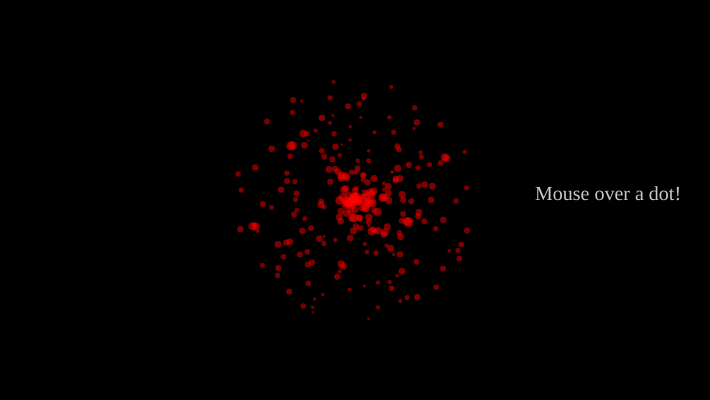
Frame 1 (no input)
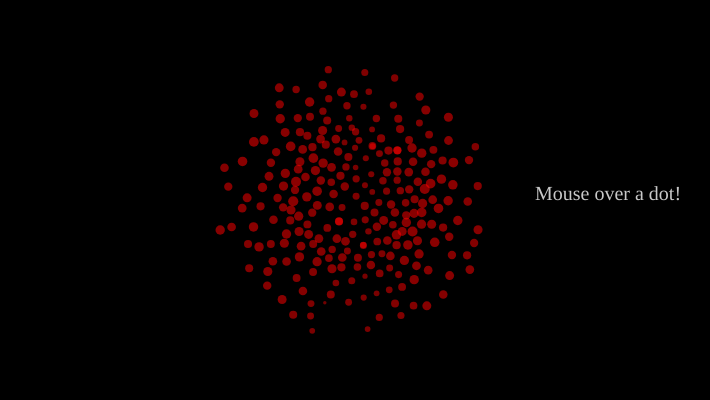
Frame 60 (no input)
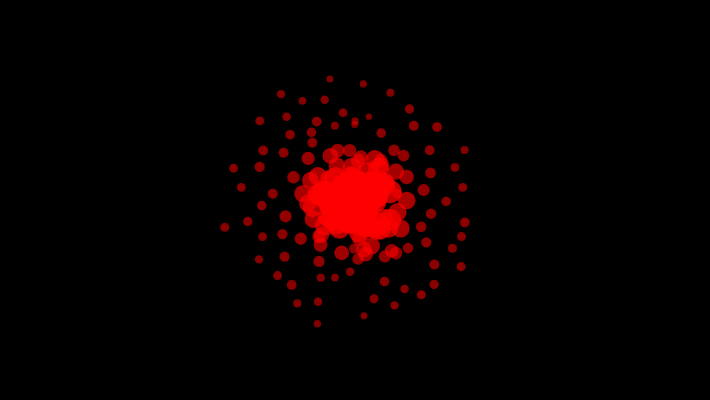
Frame 120 (the mouse pressed at the canvas centre since frame 60)

The p5.js sketch that drew these frames (run headless with seeded random() and noise() and a simulated clock; from frame 60 on, the mouse is pressed at the canvas centre):

// p5.js sketch
// ── sketch.js
// Mutual repulsion, with optional gravity

var myParticles = [];
var nParticles = 250;
var maxRadius = 120
var clicked = false;
var margin = 20
var oldMouseX = 0
var oldMouseY = 0
var count = 0

//==========================================================



function setup() {
  createCanvas(710, 400);
  noStroke()

  for (var i = 0; i < nParticles; i++) {
    var radius = random(0, maxRadius)
    var angle = random(0, TWO_PI)
    var rx = cos(angle) * radius + width / 2
    var ry = sin(angle) * radius + height / 2
    // var rx = random(width/2 - radius, width/2 + radius);
    // var ry = random(height/2 - radius, height/2 + radius);
    myParticles[i] = new Particle(random(5, 7));
    myParticles[i].set(rx, ry);
  }
}


function keyPressed() {
  for (var i = 0; i < myParticles.length; i++) {
    myParticles[i].px = random(width);
    myParticles[i].py = random(height);
  }
}


//==========================================================
function draw() {
  if (oldMouseX == mouseX && oldMouseY == mouseY) {
    count += 1
  } else {
    count = 0
  }
  print(count)
  background(0);

  var gravityForcex = 0;
  var gravityForcey = 0.05;
  var mutualRepulsionAmount = .5;
  var mouseMutualRepulsionAmount = 500;


  for (var i = 0; i < myParticles.length; i++) {
    var ithParticle = myParticles[i];
    var px = ithParticle.px;
    var py = ithParticle.py;


    for (var j = 0; j < i; j++) {
      var jthParticle = myParticles[j];
      var qx = jthParticle.px;
      var qy = jthParticle.py;

      var dx = px - qx;
      var dy = py - qy;
      var dh = sqrt(dx * dx + dy * dy);
      if (dh > 1.0) {

        var componentInX = dx / dh;
        var componentInY = dy / dh;
        var proportionToDistanceSquared = 1.0 / (dh * dh);

        var repulsionForcex = mutualRepulsionAmount * componentInX * proportionToDistanceSquared;
        var repulsionForcey = mutualRepulsionAmount * componentInY * proportionToDistanceSquared;

        ithParticle.addForce(repulsionForcex, repulsionForcey); // add in forces
        jthParticle.addForce(-repulsionForcex, -repulsionForcey); // add in forces
      }
    }

    var dMouseX = px - mouseX
    var dMouseY = py - mouseY
    var dMouse = sqrt(dMouseX ** 2 + dMouseY ** 2);

    if (dMouse < 400 && dMouse > 8) {

      var mouseComponentInX = dMouseX / dMouse;
      var mouseComponentInY = dMouseY / dMouse;
      var mouseProportionToDistanceSquared = 1.0 / (dMouse ** 2);

      var mouseRepulsionForcex = (mouseMutualRepulsionAmount) * mouseComponentInX * mouseProportionToDistanceSquared;
      var mouseRepulsionForcey = (mouseMutualRepulsionAmount) * mouseComponentInY * mouseProportionToDistanceSquared;

      if (count < 200) {
        ithParticle.addForce(-mouseRepulsionForcex, -mouseRepulsionForcey);


      } else {}
    } else {}


  }
  for (var i = 0; i < myParticles.length; i++) {
    myParticles[i].bPeriodicBoundaries = false;
    myParticles[i].bElasticBoundaries = true;

    // var distanceFromCenter = getDistance(width/2, height/2, myParticles[i].px, myParticles[i].py)
    // if(distanceFromCenter <= maxRadius ){
    //   myParticles[i].update();
    // } // update all locations
    myParticles[i].update();
  }

  for (var i = 0; i < myParticles.length; i++) {
    myParticles[i].render(); // draw all particles
  }

  fill(200,200, 200);
  noStroke();
  textSize(20);
  textFont('Avenir')

  if (clicked == false) {
    text("Mouse over a dot!", margin * 12 + width / 2 - 60, height / 2);
  }

  oldMouseX = mouseX
  oldMouseY = mouseY
}


//==========================================================
//========================================================== 
function Particle(size) {
  this.px = 0;
  this.py = 0;
  this.vx = 0;
  this.vy = 0;
  this.damping = 0.96;
  this.mass = 1.0;
  this.bLimitVelocities = true;
  this.bPeriodicBoundaries = false;
  this.bElasticBoundaries = true;
  this.size = size


  this.set = function(x, y) {
    this.px = x;
    this.py = y;
    this.vx = 0;
    this.vy = 0;
    this.damping = 0.96;
    this.mass = 1.0;
  }

  this.addForce = function(fx, fy) {
    ax = fx / this.mass;
    ay = fy / this.mass;
    this.vx += ax;
    this.vy += ay;
  }

  this.update = function() {
    this.vx *= this.damping;
    this.vy *= this.damping;
    this.limitVelocities();
    this.handleBoundaries();
    this.px += this.vx;
    this.py += this.vy;
  }

  this.limitVelocities = function() {
    if (this.bLimitVelocities) {
      var speed = sqrt(this.vx * this.vx + this.vy * this.vy);
      var maxSpeed = 10;
      if (speed > maxSpeed) {
        this.vx *= maxSpeed / speed;
        this.vy *= maxSpeed / speed;
      }
    }
  }

  this.inBounds = function() {
    return (this.px < width && this.px > 0 && this.py < height && this.py > 0);
  }

  this.handleBoundaries = function() {
    var distanceFromCenter = getDistance(width / 2, height / 2, this.px, this.py)
    // if(distanceFromCenter > maxRadius){
    //   this.px = this.px * .999 + width/2 * .001
    //   this.py = this.py * .999 + height/2 * .001
    // }
    // if(distanceFromCenter > maxRadius){
    //   if(this.px>width/2 + maxRadius)this.vx=-this.vx;
    //   if(this.px<width/2 - maxRadius)this.vx=-this.vx;
    //   if(this.py>height/2 + maxRadius)this.vy=-this.vy;
    //   if(this.py<height/2 - maxRadius)this.vy=-this.vy;      
    // }

    // if(distanceFromCenter > maxRadius){
    //   if(this.px>width/2 + maxRadius)this.px-=maxRadius* 2;
    //   if(this.px<width/2 - maxRadius)this.px+=maxRadius* 2;
    //   if(this.py>height/2 + maxRadius)this.py-=maxRadius * 2;
    //   if(this.py<height/2 - maxRadius)this.py+=maxRadius * 2;     
    // }
    if (this.bPeriodicBoundaries) {
      if (this.px > width) this.px -= width;
      if (this.px < 0) this.px += width;
      if (this.py > height) this.py -= height;
      if (this.py < 0) this.py += height;
    } else if (this.bElasticBoundaries) {
      if (this.px > width) this.vx = -this.vx;
      if (this.px < 0) this.vx = -this.vx;
      if (this.py > height) this.vy = -this.vy;
      if (this.py < 0) this.vy = -this.vy;
    }
  }
  this.render = function(size) {
    var distance = getDistance(mouseX, mouseY, this.px, this.py)
    var factor = map(distance, 0, 75, 3, 1)
    if (distance >= 75) {
      var size = this.size + log(abs(this.vx) * 50)
    } else {
      clicked = true
      var size = (this.size + log(abs(this.vx) * 50)) * factor
    }
    var opacity = map(size, 0, 40, 100, 255)

    // var opacity = map(size, 0, 100, 3, 1)
    fill(255, 0, 0, opacity)

    ellipse(this.px, this.py, size, size);
  }
}

function getDistance(x1, y1, x2, y2) {
  return sqrt((x1 - x2) ** 2 + (y1 - y2) ** 2)
}
